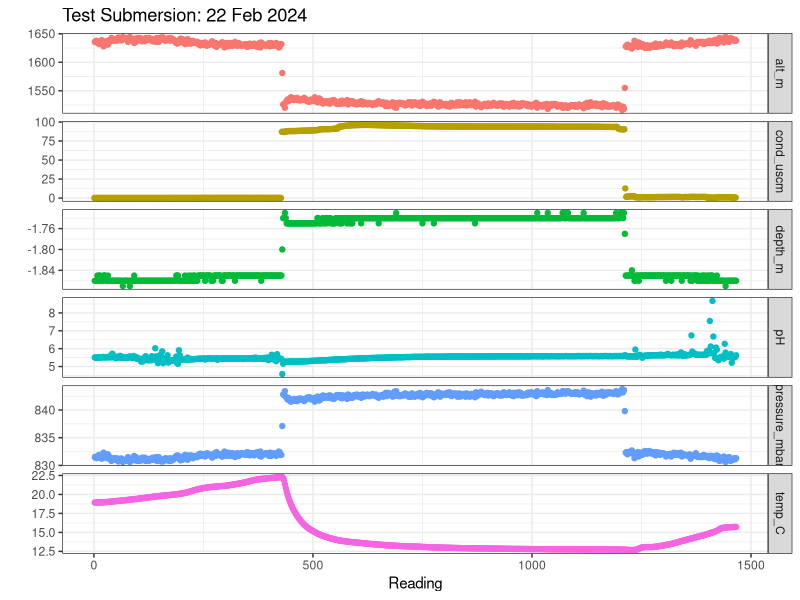

This figure's R source:
## ---- chunk 1
library(tidyverse)

# read in a data file
df <- read.csv("data/22FEB24_PREFIELD-TEST.TXT")
## ---- chunk 2
df |> 
  mutate(n = row_number()) |> 
  pivot_longer(cols = -n, values_to = "value", names_to = "measurement") |> 
  ggplot() +
  aes(
    x = n,
    y = value,
    color = measurement
  ) +
  geom_point() +
  facet_grid(vars(measurement), scales = "free_y") +
  labs(
    x = "Reading",
    y = "",
    title = "Test Submersion: 22 Feb 2024"
  ) +
  theme_bw() +
  theme(
    legend.position = "None"
  )
